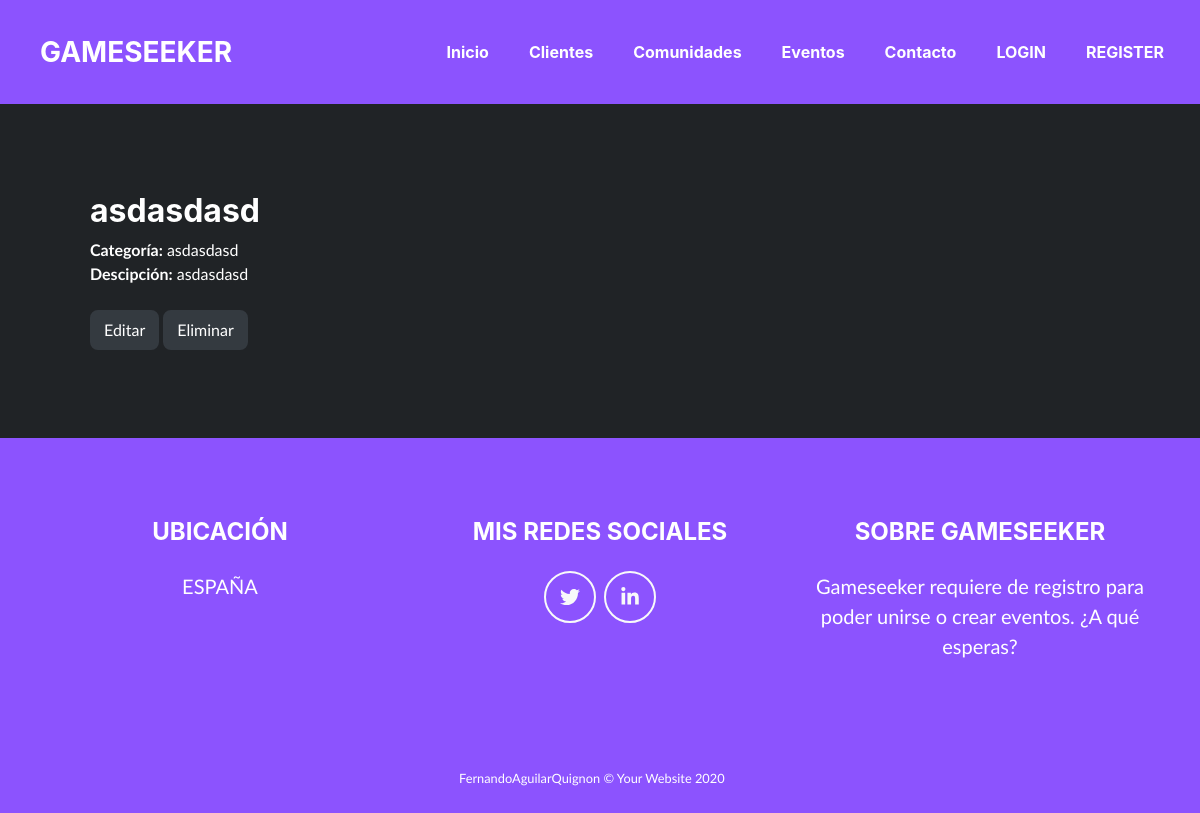
Page /juegos/1/ on the committed database.
### gameseek_app/models.py (models this page shows, shortened)
class Game(models.Model):
    name = models.CharField(max_length = 100)
    description = models.CharField(max_length = 1000)
    category = models.CharField(max_length = 100)

### gameseek_app/views.py (the view)
# urls.py: path('juegos/<int:pk>/', GameDetailView.as_view(), name='games-detail'),
class GameDetailView(DetailView):
    queryset = Game.objects.all()
    template_name = "gameseek_app/game_detail.html"

### gameseek_app/templates/gameseek_app/game_detail.html (shortened to what this page needs)
{% extends "base.html" %}
{% block content %}
<section class="page-section portfolio" id="portfolio">
    <ul>
    <h2>{{ object.name }}</h2>
    <li style="list-style: none"><b>Categoría:</b> {{ object.category }}</li>
    <li style="list-style: none"><b>Descipción:</b> {{ object.description }}</li>
    <br>
    <button type="button" class="btn btn-dark" onclick="window.location.href='edit/'">Editar</button>
    <button type="button" class="btn btn-dark" onclick="window.location.href='delete/'">Eliminar</button>
    </ul>
</section>
{% endblock %}

### rows in the picture
Game: name "asdasdasd", category "asdasdasd", description "asdasdasd"
